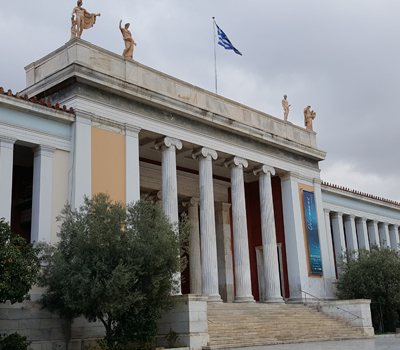
#> input picture images/perspective.jpg, 400 x 350 px
$ python project1.py
#> lines starting #> are read from the running program, lines starting #| are printed output that depends on the picture; after the words box and inside, x2 and y2 are one past the last pixel; in counts of white or black regions, pixels touching at a corner belong together
import numpy as np, cv2

image = cv2.imread('../images/perspective.jpg', cv2.IMREAD_GRAYSCALE)
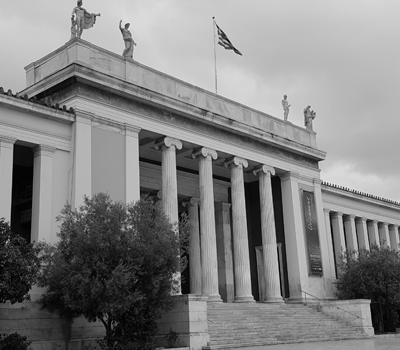
#> image: shape (350, 400); min 0, max 237, mean 129
if image is None: raise Exception("error")

pts1 = np.float32([(80, 40), (315, 133), (75, 300), (335, 300)])
pts2 = np.float32([(50, 60), (340, 60), (50, 320), (340, 320)])

perspect_mat = cv2.getPerspectiveTransform(pts1, pts2)
dst = cv2.warpPerspective(image, perspect_mat, image.shape[1::-1], cv2.INTER_CUBIC)
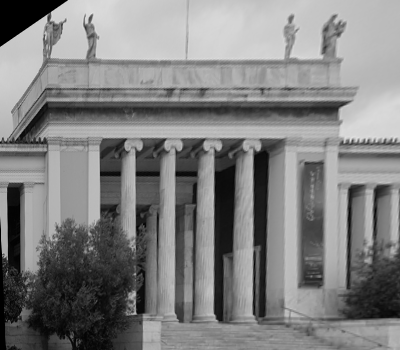
#> dst: shape (350, 400); min 0, max 226, mean 127.7
print("[perspect_mat]" % perspect_mat)

ones = np.ones((4, 1), np.float64)
pts3 = np.append(pts1, ones, axis=1)
pts4 = cv2.gemm(pts3, perspect_mat.T, 1, None, 1)

print("원본영상좌표 \t 목적영상좌표 \t\t 동차 좌표 \t\t 변환결과 좌표")
for i in range(len(pts4)):
    pts4[i] /= pts4[i][2]
    print("%i : %-14s %-14s %-18s%-18s" % (i, pts1[i], pts2[i], pts3[i], pts4[i]))
    cv2.circle(image, tuple(pts1[i].astype(int)), 4, (0, 255, 0), -1)
    cv2.circle(dst, tuple(pts2[i].astype(int)), 4, (0, 255, 0), -1)
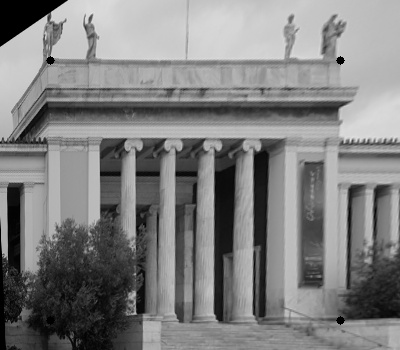
#> dst: shape (350, 400); 0.14% of pixels changed, all inside (x1, y1, x2, y2) = (46, 56, 345, 325)
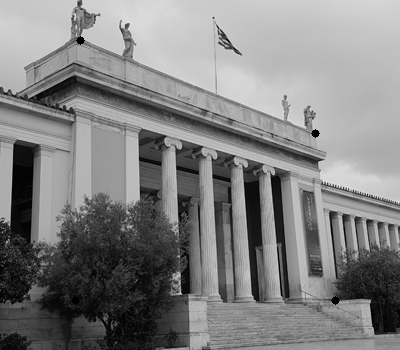
#> image: shape (350, 400); 0.14% of pixels changed, all inside (x1, y1, x2, y2) = (71, 36, 340, 305)
#> after the loop, pts4 = [[50, 60, 1], [340, 60, 1], [50, 320, 1], [340, 320, 1]]

cv2.imshow('image', image)
cv2.imshow('dst_perspectmat',dst)
cv2.waitKey(0)

$ run again, with images/filter_sharpen.jpg copied over images/perspective.jpg
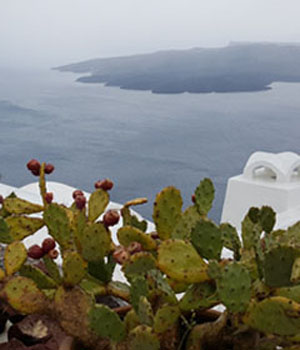
#> input picture images/filter_sharpen.jpg, 300 x 350 px
#> `image = cv2.imread('../images/perspective.jpg', cv2.IMREAD_GRAYSCALE)`:
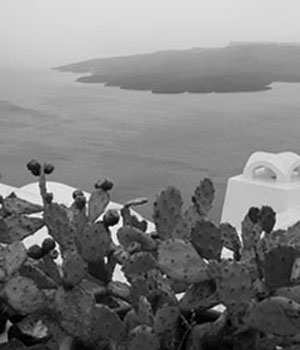
#> image: shape (350, 300); min 0, max 255, mean 126.2
#> `dst = cv2.warpPerspective(image, perspect_mat, image.shape[1::-1], cv2..`:
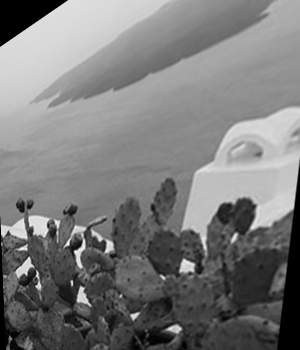
#> dst: shape (350, 300); min 0, max 254, mean 123
#> after the loop `for i in range(len(pts4)):`: pts4 = [[50, 60, 1], [340, 60, 1], [50, 320, 1], [340, 320, 1]]

$ run again, with images/harris.jpg copied over images/perspective.jpg
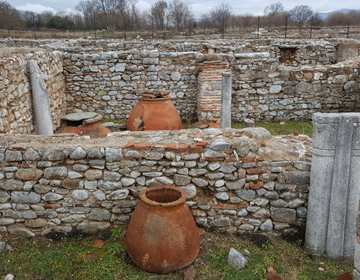
#> input picture images/harris.jpg, 360 x 280 px
#> `image = cv2.imread('../images/perspective.jpg', cv2.IMREAD_GRAYSCALE)`:
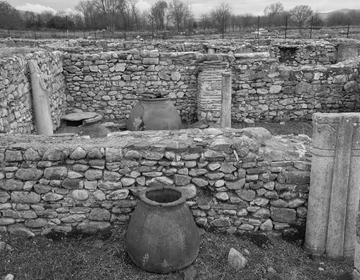
#> image: shape (280, 360); min 0, max 242, mean 113.2
#> `dst = cv2.warpPerspective(image, perspect_mat, image.shape[1::-1], cv2..`:
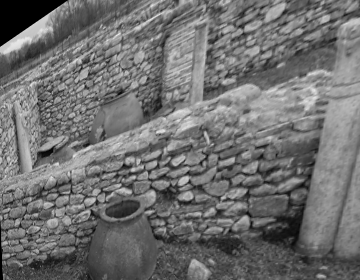
#> dst: shape (280, 360); min 0, max 233, mean 111.5
#> after the loop `for i in range(len(pts4)):`: pts4 = [[50, 60, 1], [340, 60, 1], [50, 320, 1], [340, 320, 1]]

$ run again, with images/hough.jpg copied over images/perspective.jpg
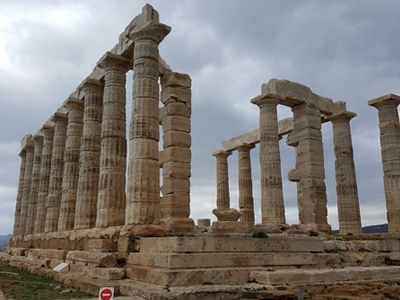
#> input picture images/hough.jpg, 400 x 300 px
#> `dst = cv2.warpPerspective(image, perspect_mat, image.shape[1::-1], cv2..`:
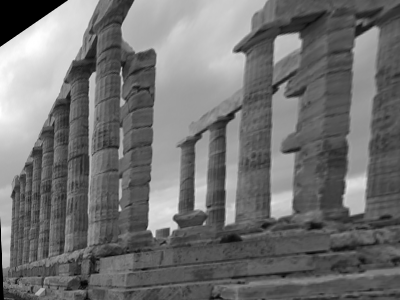
#> dst: shape (300, 400); min 0, max 255, mean 113.1
#> after the loop `for i in range(len(pts4)):`:
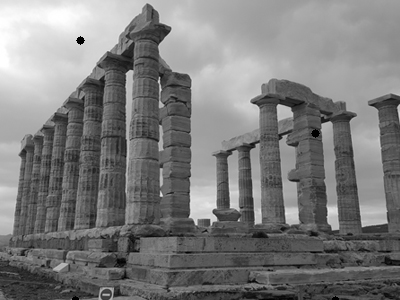
#> image: shape (300, 400); min 0, max 255, mean 123.7
#> after the loop `for i in range(len(pts4)):`: pts4 = [[50, 60, 1], [340, 60, 1], [50, 320, 1], [340, 320, 1]]
